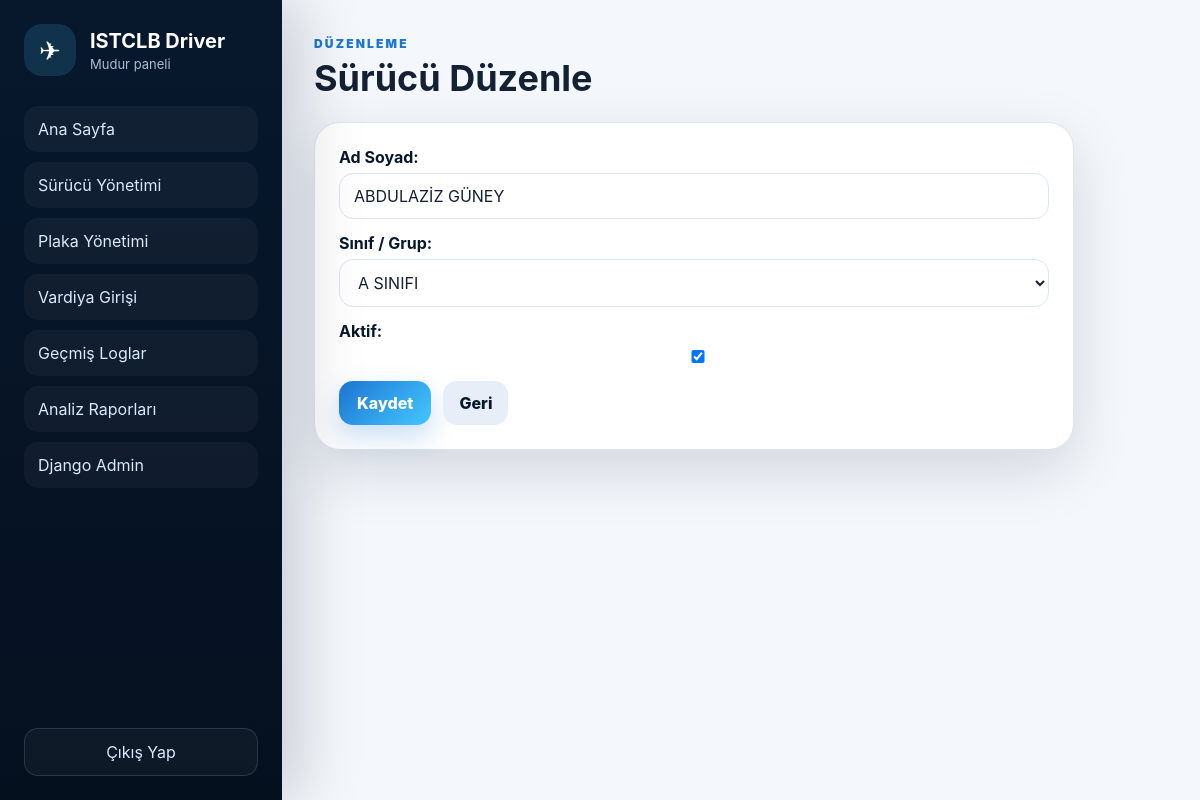
Screenshot of /surucu-yonetimi/65/duzenle/ (signed in) with the database file from the repository.
### panel/models.py (models this page shows, shortened)
class Driver(models.Model):
    full_name = models.CharField(max_length=150, unique=True, db_index=True)
    group = models.ForeignKey(DriverGroup, on_delete=models.PROTECT, related_name='drivers')
    is_active = models.BooleanField(default=True)
    created_at = models.DateTimeField(default=timezone.now)
    updated_at = models.DateTimeField(auto_now=True)
    class Meta:
        ordering = ['full_name']
        verbose_name = 'Sürücü'
        verbose_name_plural = 'Sürücüler'

### panel/views.py (the view)
# urls.py: path('surucu-yonetimi/<int:pk>/duzenle/', views.driver_edit, name='driver_edit'),
@login_required
@coordinator_or_manager_required
def driver_edit(request, pk):
    driver = get_object_or_404(Driver, pk=pk)
    form = DriverForm(instance=driver)
    if request.method == 'POST':
        form = DriverForm(request.POST, instance=driver)
        if form.is_valid():
            form.save()
            messages.success(request, 'Sürücü bilgisi güncellendi.')
            return redirect('drivers')
    return render(request, 'panel/form_page.html', {'title': 'Sürücü Düzenle', 'form': form, 'back_url': reverse('drivers')})

### panel/forms.py (shortened to what this page needs)
class DriverForm(forms.ModelForm):
    class Meta:
        model = Driver
        fields = ['full_name', 'group', 'is_active']
        labels = {
            'full_name': 'Ad Soyad',
            'group': 'Sınıf / Grup',
            'is_active': 'Aktif',
        }
        widgets = {
            'full_name': forms.TextInput(attrs={'placeholder': 'Ad Soyad'}),
        }

### panel/context_processors.py (called while the page is built)
def role_flags(request):
    user = getattr(request, 'user', None)
    if not user or not user.is_authenticated:
        return {'is_manager': False, 'is_coordinator': False}
    is_manager = user.groups.filter(name='Müdür').exists() or user.username == 'mudur' or user.is_superuser
    is_coordinator = user.groups.filter(name='Koordine').exists() or user.username == 'koordine'
    return {'is_manager': is_manager, 'is_coordinator': is_coordinator}

### panel/models.py (called while the page is built)
    def __str__(self):
        return self.name

### panel/permissions.py (called while the page is built)
def is_manager(user):
    return user.is_authenticated and (user.is_superuser or user.username == 'mudur' or user.groups.filter(name='Müdür').exists())

def allowed_for_coordinator_or_manager(user):
    return is_manager(user) or is_coordinator(user)

def coordinator_or_manager_required(view_func):
    @wraps(view_func)
    def wrapper(request, *args, **kwargs):
        if not request.user.is_authenticated:
            return redirect('login')
        if not allowed_for_coordinator_or_manager(request.user):
            messages.error(request, 'Bu sayfaya erişim yetkiniz yok.')
            return redirect('login')
        return view_func(request, *args, **kwargs)
    return wrapper

### panel/templates/panel/form_page.html (shortened to what this page needs)
{% extends 'panel/base.html' %}
{% block content %}
<div class="page-head"><div><span class="eyebrow">Düzenleme</span><h1>{{ title }}</h1></div></div>
<div class="panel-card narrow">
    <form method="post" class="form-grid">
        {{ form.as_p }}
        <div class="button-row"><button type="submit">Kaydet</button><a class="secondary-link" href="{{ back_url }}">Geri</a></div>
    </form>
</div>
{% endblock %}

### panel/templates/panel/base.html (shortened to what this page needs)
{% load static %}
<!doctype html>
<html lang="tr">
<head>
    <link rel="stylesheet" href="{% static 'panel/css/style.css' %}">
</head>
<body class="app-body">
    <aside class="sidebar">
        <div class="brand">
            <div class="brand-plane">✈</div>
            <div>
                <strong>ISTCLB Driver</strong>
                <span>{{ request.user.username|title }} paneli</span>
            </div>
        </div>
        <nav>
            <a href="{% url 'dashboard' %}">Ana Sayfa</a>
            <a href="{% url 'drivers' %}">Sürücü Yönetimi</a>
            <a href="{% url 'plates' %}">Plaka Yönetimi</a>
            <a href="{% url 'shift_entry' %}">Vardiya Girişi</a>
            {% if is_manager %}
                <a href="{% url 'shift_logs' %}">Geçmiş Loglar</a>
                <a href="{% url 'analysis' %}">Analiz Raporları</a>
                <a href="/admin/">Django Admin</a>
            {% endif %}
        </nav>
        <a class="logout" href="{% url 'logout' %}">Çıkış Yap</a>
    </aside>
    <main class="main-content">
        {% block content %}{% endblock %}
    </main>
</body>
</html>

### panel/static/panel/css/style.css (style rules this page uses)
:root { --navy:#07182d; --navy-2:#0d2b4c; --blue:#1d76d3; --cyan:#44c7ff; --bg:#f4f7fb; --card:#ffffff; --text:#142033; --muted:#6b7890; --border:#dce5f0; --danger:#d93025; --success:#0f8a5f; --shadow:0 20px 60px rgba(6,24,48,.14); }
* { box-sizing:border-box }
body { margin:0;font-family:Inter,Segoe UI,Arial,sans-serif;color:var(--text);background:var(--bg) }
a { text-decoration:none;color:inherit }
button,input,select,textarea { font:inherit }
button { cursor:pointer;border:0;border-radius:14px;background:linear-gradient(135deg,var(--blue),var(--cyan));color:white;padding:12px 18px;font-weight:800;box-shadow:0 12px 28px rgba(29,118,211,.24) }
input,select,textarea { width:100%;border:1px solid var(--border);border-radius:14px;background:#fff;color:var(--text);padding:12px 14px;outline:none }
label { display:block;margin-bottom:6px;font-weight:700;color:var(--navy) }
form p { margin:0 0 14px }
.app-body { min-height:100vh;display:flex }
.sidebar { position:sticky;top:0;height:100vh;width:282px;background:linear-gradient(180deg,var(--navy),#05101f);color:white;padding:24px;display:flex;flex-direction:column;box-shadow:18px 0 60px rgba(7,24,45,.18) }
.brand { display:flex;gap:14px;align-items:center;margin-bottom:30px }
.brand-plane { width:52px;height:52px;border-radius:18px;display:grid;place-items:center;background:rgba(68,199,255,.15);font-size:26px }
.brand strong { display:block;font-size:20px }
.brand span { display:block;color:#a9bdd6;font-size:13px;margin-top:3px }
.sidebar nav { display:grid;gap:10px }
.sidebar nav a,.logout { padding:13px 14px;border-radius:14px;color:#d9e9ff;background:rgba(255,255,255,.04);transition:.2s }
.logout { margin-top:auto;text-align:center;border:1px solid rgba(255,255,255,.12) }
.main-content { flex:1;padding:32px;max-width:calc(100vw - 282px) }
.page-head { display:flex;align-items:center;justify-content:space-between;gap:18px;margin-bottom:22px }
.page-head h1 { margin:4px 0 0;font-size:36px }
.eyebrow { font-size:12px;letter-spacing:.18em;color:var(--blue);font-weight:900;text-transform:uppercase }
.stat-card,.panel-card { background:var(--card);border:1px solid var(--border);border-radius:26px;box-shadow:var(--shadow);padding:24px }
.panel-card.narrow { max-width:760px }
.primary-link,.secondary-link { display:inline-flex;align-items:center;justify-content:center;border-radius:14px;padding:12px 16px;font-weight:800 }
.secondary-link { background:#e8eef7;color:var(--navy) }
.button-row { display:flex;gap:12px;align-items:center }

### rows the page displays
Driver: full_name "ABDULAZİZ GÜNEY", group "A SINIFI", is_active "☑"

### other values shown
{{ request.user.username|title }} "Mudur"
{{ title }} "Sürücü Düzenle"
